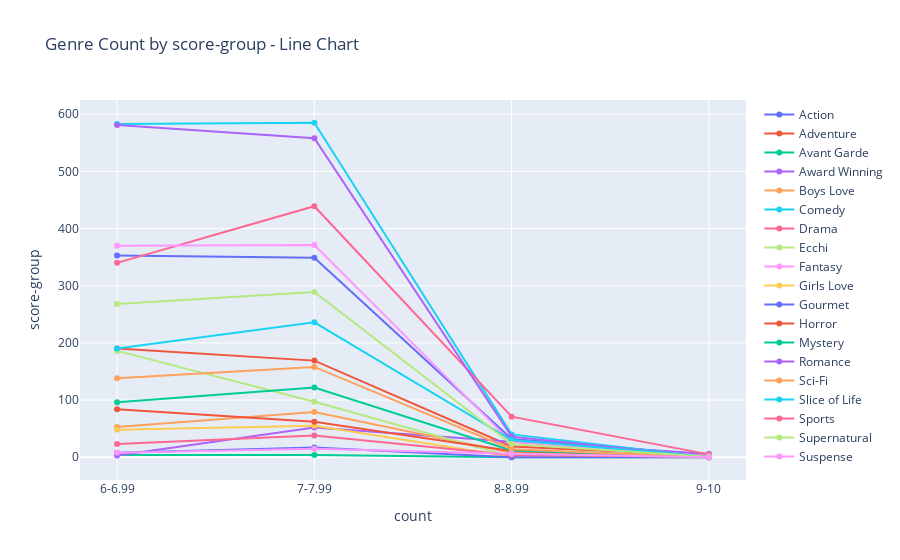

The code cell stored with this chart in its notebook:
### Code cell
#LINE GRAPH - INTERACTIVE - SCORE-GROUPS VS GENRES
#df_plotly1 = df_gen_sco_final.reset_index()

line_plots = []
for feature in df_plotly1.columns[1:]:
    line_plot = go.Scatter(
        x=df_plotly1['score-group'],
        y=df_plotly1[feature],
        mode='lines+markers',
        name=feature
    )
    line_plots.append(line_plot)


layout = go.Layout(
    xaxis=dict(title='count'),
    yaxis=dict(title='score-group'),
    title='Genre Count by score-group - Line Chart',
    showlegend=True
)


fig = go.Figure(data=line_plots, layout=layout)

# Show the interactive plot
fig.show()

### Figure 1 — Plotly figure (JSON) as saved in the notebook; plotly's stock layout.template omitted (floating-point values rounded to 4 significant figures)
{"data": [{"mode": "lines+markers", "name": "Action", "type": "scatter", "x": ["6-6.99", "7-7.99", "8-8.99", "9-10"], "y": [353, 349, 32, 4]}, {"mode": "lines+markers", "name": "Adventure", "type": "scatter", "x": ["6-6.99", "7-7.99", "8-8.99", "9-10"], "y": [190, 169, 19, 3]}, {"mode": "lines+markers", "name": "Avant Garde", "type": "scatter", "x": ["6-6.99", "7-7.99", "8-8.99", "9-10"], "y": [4, 4, 0, 0]}, {"mode": "lines+markers", "name": "Award Winning", "type": "scatter", "x": ["6-6.99", "7-7.99", "8-8.99", "9-10"], "y": [3, 52, 27, 6]}, {"mode": "lines+markers", "name": "Boys Love", "type": "scatter", "x": ["6-6.99", "7-7.99", "8-8.99", "9-10"], "y": [53, 79, 8, 0]}, {"mode": "lines+markers", "name": "Comedy", "type": "scatter", "x": ["6-6.99", "7-7.99", "8-8.99", "9-10"], "y": [583, 585, 40, 0]}, {"mode": "lines+markers", "name": "Drama", "type": "scatter", "x": ["6-6.99", "7-7.99", "8-8.99", "9-10"], "y": [340, 439, 71, 5]}, {"mode": "lines+markers", "name": "Ecchi", "type": "scatter", "x": ["6-6.99", "7-7.99", "8-8.99", "9-10"], "y": [186, 97, 1, 0]}, {"mode": "lines+markers", "name": "Fantasy", "type": "scatter", "x": ["6-6.99", "7-7.99", "8-8.99", "9-10"], "y": [370, 371, 26, 2]}, {"mode": "lines+markers", "name": "Girls Love", "type": "scatter", "x": ["6-6.99", "7-7.99", "8-8.99", "9-10"], "y": [48, 55, 1, 0]}, {"mode": "lines+markers", "name": "Gourmet", "type": "scatter", "x": ["6-6.99", "7-7.99", "8-8.99", "9-10"], "y": [8, 17, 0, 0]}, {"mode": "lines+markers", "name": "Horror", "type": "scatter", "x": ["6-6.99", "7-7.99", "8-8.99", "9-10"], "y": [84, 62, 11, 1]}, {"mode": "lines+markers", "name": "Mystery", "type": "scatter", "x": ["6-6.99", "7-7.99", "8-8.99", "9-10"], "y": [96, 122, 12, 1]}, {"mode": "lines+markers", "name": "Romance", "type": "scatter", "x": ["6-6.99", "7-7.99", "8-8.99", "9-10"], "y": [581, 558, 36, 0]}, {"mode": "lines+markers", "name": "Sci-Fi", "type": "scatter", "x": ["6-6.99", "7-7.99", "8-8.99", "9-10"], "y": [138, 158, 14, 0]}, {"mode": "lines+markers", "name": "Slice of Life", "type": "scatter", "x": ["6-6.99", "7-7.99", "8-8.99", "9-10"], "y": [190, 236, 30, 1]}, {"mode": "lines+markers", "name": "Sports", "type": "scatter", "x": ["6-6.99", "7-7.99", "8-8.99", "9-10"], "y": [23, 38, 4, 1]}, {"mode": "lines+markers", "name": "Supernatural", "type": "scatter", "x": ["6-6.99", "7-7.99", "8-8.99", "9-10"], "y": [268, 289, 23, 1]}, {"mode": "lines+markers", "name": "Suspense", "type": "scatter", "x": ["6-6.99", "7-7.99", "8-8.99", "9-10"], "y": [8, 15, 6, 0]}], "layout": {"showlegend": true, "title": {"text": "Genre Count by score-group - Line Chart"}, "xaxis": {"title": {"text": "count"}}, "yaxis": {"title": {"text": "score-group"}}}}
